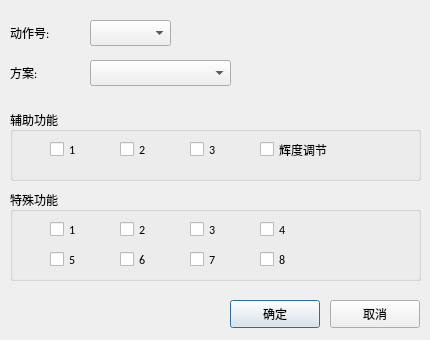
<?xml version="1.0" encoding="UTF-8"?>
<ui version="4.0">
 <class>action_dialog</class>
 <widget class="QDialog" name="action_dialog">
  <property name="geometry">
   <rect>
    <x>0</x>
    <y>0</y>
    <width>430</width>
    <height>340</height>
   </rect>
  </property>
  <property name="font">
   <font>
    <family>Calibri</family>
   </font>
  </property>
  <property name="windowTitle">
   <string>动作编辑</string>
  </property>
  <widget class="QLabel" name="label">
   <property name="geometry">
    <rect>
     <x>10</x>
     <y>20</y>
     <width>71</width>
     <height>26</height>
    </rect>
   </property>
   <property name="text">
    <string>动作号:</string>
   </property>
   <property name="alignment">
    <set>Qt::AlignLeading|Qt::AlignLeft|Qt::AlignVCenter</set>
   </property>
  </widget>
  <widget class="QPushButton" name="pushButton_confirm">
   <property name="geometry">
    <rect>
     <x>230</x>
     <y>300</y>
     <width>90</width>
     <height>28</height>
    </rect>
   </property>
   <property name="text">
    <string>确定</string>
   </property>
  </widget>
  <widget class="QPushButton" name="pushButton_cancel">
   <property name="geometry">
    <rect>
     <x>330</x>
     <y>300</y>
     <width>90</width>
     <height>28</height>
    </rect>
   </property>
   <property name="text">
    <string>取消</string>
   </property>
  </widget>
  <widget class="QLabel" name="label_3">
   <property name="geometry">
    <rect>
     <x>10</x>
     <y>60</y>
     <width>71</width>
     <height>26</height>
    </rect>
   </property>
   <property name="text">
    <string>方案:</string>
   </property>
  </widget>
  <widget class="QComboBox" name="comboBox_Action">
   <property name="geometry">
    <rect>
     <x>90</x>
     <y>20</y>
     <width>81</width>
     <height>26</height>
    </rect>
   </property>
  </widget>
  <widget class="QComboBox" name="comboBox_Pattern">
   <property name="geometry">
    <rect>
     <x>90</x>
     <y>60</y>
     <width>141</width>
     <height>26</height>
    </rect>
   </property>
  </widget>
  <widget class="QGroupBox" name="groupBox_Auxillary">
   <property name="enabled">
    <bool>true</bool>
   </property>
   <property name="geometry">
    <rect>
     <x>10</x>
     <y>110</y>
     <width>411</width>
     <height>71</height>
    </rect>
   </property>
   <property name="font">
    <font>
     <family>Calibri</family>
    </font>
   </property>
   <property name="mouseTracking">
    <bool>false</bool>
   </property>
   <property name="title">
    <string>辅助功能</string>
   </property>
   <widget class="QCheckBox" name="checkBox_A1">
    <property name="geometry">
     <rect>
      <x>40</x>
      <y>30</y>
      <width>51</width>
      <height>19</height>
     </rect>
    </property>
    <property name="text">
     <string>1</string>
    </property>
   </widget>
   <widget class="QCheckBox" name="checkBox_A2">
    <property name="geometry">
     <rect>
      <x>110</x>
      <y>30</y>
      <width>51</width>
      <height>19</height>
     </rect>
    </property>
    <property name="text">
     <string>2</string>
    </property>
   </widget>
   <widget class="QCheckBox" name="checkBox_A3">
    <property name="geometry">
     <rect>
      <x>180</x>
      <y>30</y>
      <width>51</width>
      <height>19</height>
     </rect>
    </property>
    <property name="text">
     <string>3</string>
    </property>
   </widget>
   <widget class="QCheckBox" name="checkBox_A4">
    <property name="geometry">
     <rect>
      <x>250</x>
      <y>30</y>
      <width>151</width>
      <height>19</height>
     </rect>
    </property>
    <property name="text">
     <string>辉度调节</string>
    </property>
   </widget>
  </widget>
  <widget class="QGroupBox" name="groupBox_Special">
   <property name="geometry">
    <rect>
     <x>10</x>
     <y>190</y>
     <width>411</width>
     <height>91</height>
    </rect>
   </property>
   <property name="contextMenuPolicy">
    <enum>Qt::NoContextMenu</enum>
   </property>
   <property name="acceptDrops">
    <bool>false</bool>
   </property>
   <property name="autoFillBackground">
    <bool>false</bool>
   </property>
   <property name="title">
    <string>特殊功能</string>
   </property>
   <widget class="QCheckBox" name="checkBox_S1">
    <property name="geometry">
     <rect>
      <x>40</x>
      <y>30</y>
      <width>51</width>
      <height>19</height>
     </rect>
    </property>
    <property name="text">
     <string>1</string>
    </property>
   </widget>
   <widget class="QCheckBox" name="checkBox_S2">
    <property name="geometry">
     <rect>
      <x>110</x>
      <y>30</y>
      <width>51</width>
      <height>19</height>
     </rect>
    </property>
    <property name="text">
     <string>2</string>
    </property>
   </widget>
   <widget class="QCheckBox" name="checkBox_S5">
    <property name="geometry">
     <rect>
      <x>40</x>
      <y>60</y>
      <width>51</width>
      <height>19</height>
     </rect>
    </property>
    <property name="text">
     <string>5</string>
    </property>
   </widget>
   <widget class="QCheckBox" name="checkBox_S3">
    <property name="geometry">
     <rect>
      <x>180</x>
      <y>30</y>
      <width>51</width>
      <height>19</height>
     </rect>
    </property>
    <property name="text">
     <string>3</string>
    </property>
   </widget>
   <widget class="QCheckBox" name="checkBox_S4">
    <property name="geometry">
     <rect>
      <x>250</x>
      <y>30</y>
      <width>51</width>
      <height>19</height>
     </rect>
    </property>
    <property name="text">
     <string>4</string>
    </property>
   </widget>
   <widget class="QCheckBox" name="checkBox_S6">
    <property name="geometry">
     <rect>
      <x>110</x>
      <y>60</y>
      <width>51</width>
      <height>19</height>
     </rect>
    </property>
    <property name="text">
     <string>6</string>
    </property>
   </widget>
   <widget class="QCheckBox" name="checkBox_S7">
    <property name="geometry">
     <rect>
      <x>180</x>
      <y>60</y>
      <width>51</width>
      <height>19</height>
     </rect>
    </property>
    <property name="text">
     <string>7</string>
    </property>
   </widget>
   <widget class="QCheckBox" name="checkBox_S8">
    <property name="geometry">
     <rect>
      <x>250</x>
      <y>60</y>
      <width>51</width>
      <height>19</height>
     </rect>
    </property>
    <property name="text">
     <string>8</string>
    </property>
   </widget>
  </widget>
 </widget>
 <resources/>
 <connections/>
</ui>
